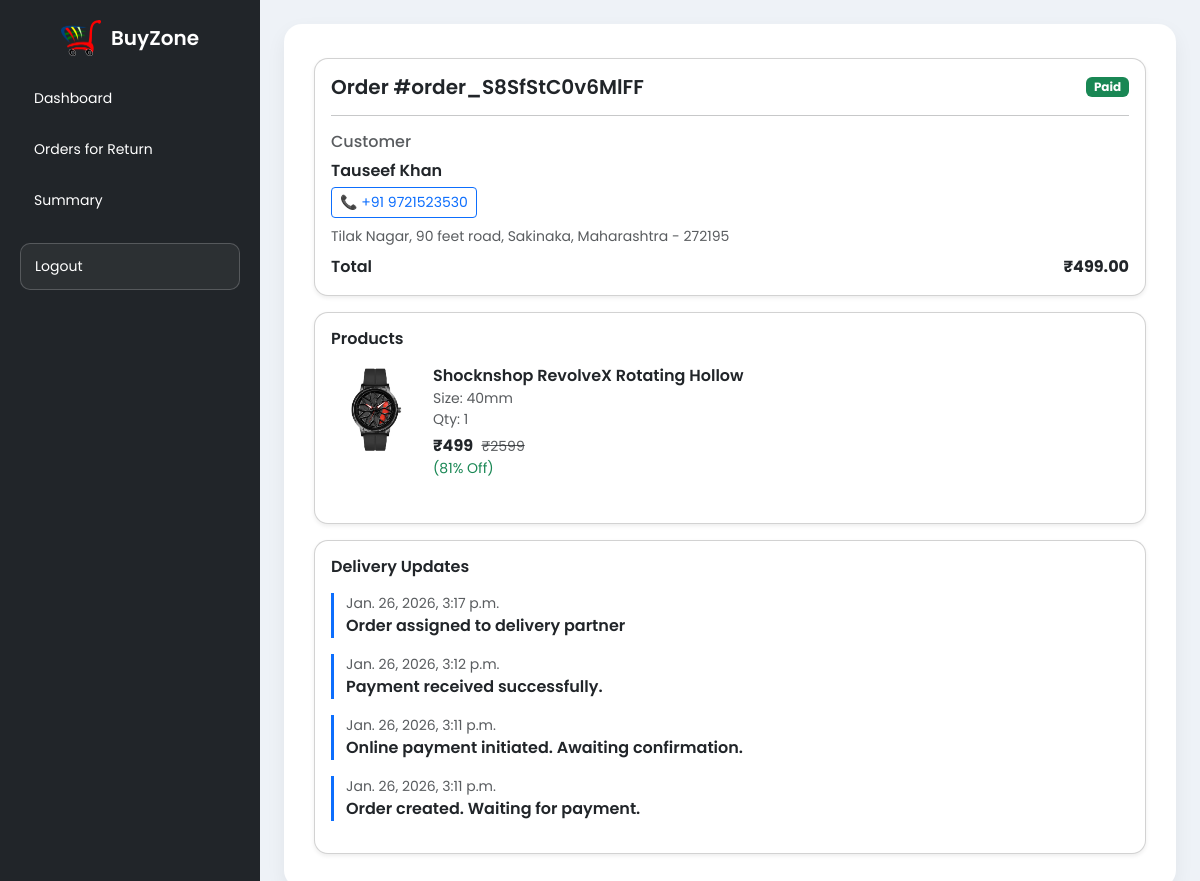
Before: /delivery/orderDetails/order_S8SfStC0v6MlFF (signed in) with the older database file.
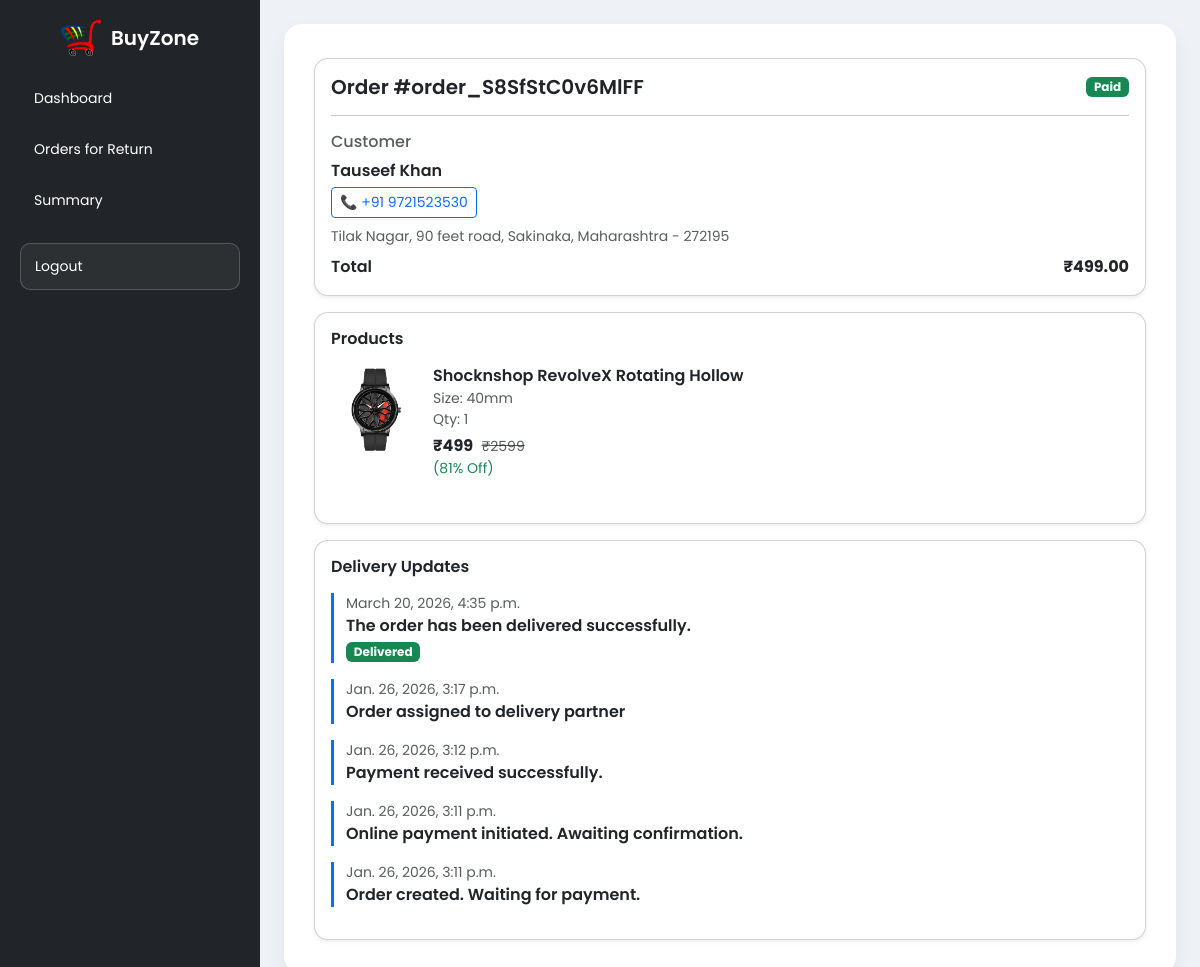
After: the same page with the newer database file.
### buyzoneapp/models.py (models this page shows, shortened)
class Product(models.Model):
    product_name = models.CharField(max_length=50)
    category = models.CharField(max_length=50, default="")
    subcategory = models.CharField(max_length=50, default="")
    price = models.IntegerField(default=0)
    OldPrice = models.IntegerField(default=0)
    Discount = models.IntegerField(default=0)
    desc = models.CharField(max_length=300)
    ShippingFee = models.IntegerField(default=0)
    Rating = models.IntegerField(default=0, validators=[MaxValueValidator(5)])
    image = models.ImageField(upload_to='shop/images/')

class OrderUpdate(models.Model):
    order = models.ForeignKey(
        Orders,
        related_name="updates",
        on_delete=models.CASCADE
    )
    update_desc = models.TextField()
    delivered = models.BooleanField(default=False)
    update_date = models.DateTimeField(auto_now_add=True)
    class Meta:
        verbose_name = "Order Update"
        verbose_name_plural = "Order Updates"

### delivery/views.py (the view)
# urls.py: path("orderDetails/<str:order_id>", views.orderDetails, name="orderDetails"),
@login_required
@delivery_required
def orderDetails(request, order_id):
    order = get_object_or_404(Orders, oid=order_id)
    updates = OrderUpdate.objects.filter(order=order).order_by('-update_date')
    items = json.loads(order.items_json)
    productIds = [int(str(pid).replace("pr","")) for pid in items.keys()]
    products = Product.objects.filter(id__in=productIds)
    images = {p.id: p.image.url for p in products if p.image}
    context = {
        "order": order,
        "updates": updates,
        "items": items,
        "images":images,
    }
    return render(request, "delivery/orderDetails.html", context)

### delivery/views.py (called while the page is built)
def delivery_required(view_func):
    return user_passes_test(
        lambda user: user.is_authenticated and user.groups.filter(name='DeliveryBoy').exists()
    )(view_func)

### templates/delivery/orderDetails.html (shortened to what this page needs)
{% extends "delivery/base.html" %}
{% load static %}
{% block main %}
<div class="container py-3">
  <div class="card shadow-sm mb-3">
    <div class="card-body">
      <div class="d-flex justify-content-between align-items-center mb-3">
        <h5 class="mb-0 fw-semibold">Order #{{ order.oid }}</h5>
        <span class="badge
          {% if order.paymentstatus == 'Paid' %} bg-success
          {% elif order.paymentstatus == 'Cancelled' %} bg-danger
          {% else %} bg-warning text-dark
          {% endif %}">
          {{ order.paymentstatus }}
        </span>
      </div>
      <hr>
      <h6 class="text-muted mb-2">Customer</h6>
      <p class="fw-semibold mb-1">{{ order.name }}</p>
      <a href="tel:+91{{ order.phone }}" class="btn btn-sm btn-outline-primary mb-2">
        📞 +91 {{ order.phone }}
      </a>
      <p class="text-muted small mb-2">
        {{ order.address1 }}, {{ order.address2 }},
        {{ order.city }}, {{ order.state }} - {{ order.zip_code }}
      </p>
      <div class="d-flex justify-content-between mt-2">
        <span class="fw-semibold">Total</span>
        <span class="fw-bold">₹{{ order.amount }}</span>
      </div>
    </div>
  </div>
  <div class="card shadow-sm mb-3">
    <div class="card-body">
      <h6 class="fw-semibold mb-3">Products</h6>
      {% for pid, value in items.items %}
      <div class="product-card mb-3">
        <div class="product-img">
          {% if images %}
            {% for imgLink in images.values %}
              <img src="{{ imgLink }}" alt="Product">
            {% endfor %}
          {% else %}
            <div class="no-img">No Image</div>
          {% endif %}
        </div>
        <div class="product-info">
          <div class="fw-semibold">{{ value.1 }}</div>
          <div class="small text-muted">Size: {{ value.5 }}</div>
          <div class="small text-muted">Qty: {{ value.0 }}</div>
          <div class="mt-1">
            <span class="fw-bold">₹{{ value.2 }}</span>
            <span class="text-muted text-decoration-line-through small ms-1">
              {{ value.3 }}
            </span>
          </div>
          <div class="text-success small">{{ value.4 }}</div>
        </div>
      </div>
      {% empty %}
        <p class="text-muted">No products found.</p>
      {% endfor %}
    </div>
  </div>
  <div class="card shadow-sm">
    <div class="card-body">
      <h6 class="fw-semibold mb-3">Delivery Updates</h6>
      {% for u in updates %}
      <div class="update-item mb-3">
        <div class="small text-muted">{{ u.update_date }}</div>
        <div class="fw-semibold">{{ u.update_desc }}</div>
        {% if u.delivered %}
          <span class="badge bg-success mt-1">Delivered</span>
        {% endif %}
      </div>
      {% empty %}
        <p class="text-muted">No updates yet.</p>
      {% endfor %}
    </div>
  </div>
</div>
{% endblock %}

Changed rows visible on the page:
added OrderUpdate: update_date "March 20, 2026, 4:35 p.m.", update_desc "The order has been delivered successfully.", delivered "Delivered"
